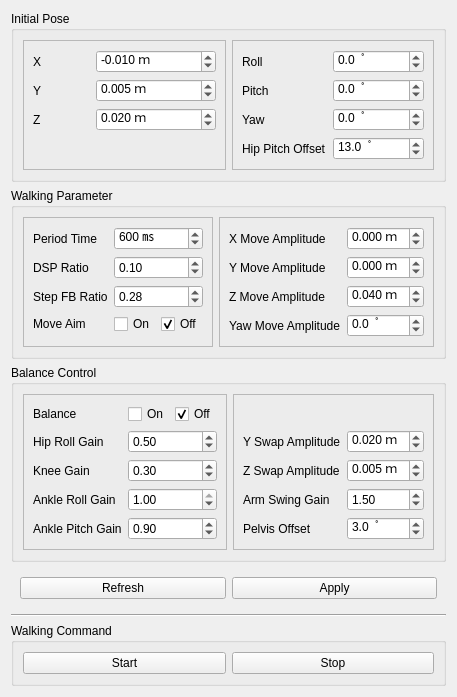
         <widget class="QWidget" name="tab_walking_module">
          <property name="enabled">
           <bool>true</bool>
          </property>
          <attribute name="title">
           <string>Walking</string>
          </attribute>
          <layout class="QVBoxLayout" name="verticalLayout_5">
           <item>
            <widget class="QGroupBox" name="groupBox_init_pose">
             <property name="title">
              <string>Initial Pose</string>
             </property>
             <layout class="QHBoxLayout" name="horizontalLayout_3">
              <item>
               <widget class="QFrame" name="frame_2">
                <property name="frameShape">
                 <enum>QFrame::StyledPanel</enum>
                </property>
                <property name="frameShadow">
                 <enum>QFrame::Raised</enum>
                </property>
                <layout class="QGridLayout" name="gridLayout_4">
                 <item row="2" column="1" colspan="2">
                  <widget class="QDoubleSpinBox" name="dSpinBox_init_offset_z">
                   <property name="suffix">
                    <string extracomment="m"> ｍ</string>
                   </property>
                   <property name="decimals">
                    <number>3</number>
                   </property>
                   <property name="minimum">
                    <double>-1.000000000000000</double>
                   </property>
                   <property name="maximum">
                    <double>1.000000000000000</double>
                   </property>
                   <property name="singleStep">
                    <double>0.001000000000000</double>
                   </property>
                   <property name="value">
                    <double>0.020000000000000</double>
                   </property>
                  </widget>
                 </item>
                 <item row="2" column="0">
                  <widget class="QLabel" name="label_13">
                   <property name="text">
                    <string>Z</string>
                   </property>
                  </widget>
                 </item>
                 <item row="0" column="1" colspan="2">
                  <widget class="QDoubleSpinBox" name="dSpinBox_init_offset_x">
                   <property name="suffix">
                    <string extracomment="m"> ｍ</string>
                   </property>
                   <property name="decimals">
                    <number>3</number>
                   </property>
                   <property name="minimum">
                    <double>-1.000000000000000</double>
                   </property>
                   <property name="maximum">
                    <double>1.000000000000000</double>
                   </property>
                   <property name="singleStep">
                    <double>0.001000000000000</double>
                   </property>
                   <property name="value">
                    <double>-0.010000000000000</double>
                   </property>
                  </widget>
                 </item>
                 <item row="1" column="1" colspan="2">
                  <widget class="QDoubleSpinBox" name="dSpinBox_init_offset_y">
                   <property name="suffix">
                    <string extracomment="m"> ｍ</string>
                   </property>
                   <property name="decimals">
                    <number>3</number>
                   </property>
                   <property name="minimum">
                    <double>-1.000000000000000</double>
                   </property>
                   <property name="maximum">
                    <double>1.000000000000000</double>
                   </property>
                   <property name="singleStep">
                    <double>0.001000000000000</double>
                   </property>
                   <property name="value">
                    <double>0.005000000000000</double>
                   </property>
                  </widget>
                 </item>
                 <item row="0" column="0">
                  <widget class="QLabel" name="label_11">
                   <property name="text">
                    <string>X</string>
                   </property>
                  </widget>
                 </item>
                 <item row="1" column="0">
                  <widget class="QLabel" name="label_12">
                   <property name="text">
                    <string>Y</string>
                   </property>
                  </widget>
                 </item>
                 <item row="3" column="0">
                  <widget class="QLabel" name="label_34">
                   <property name="text">
                    <string/>
                   </property>
                  </widget>
                 </item>
                </layout>
               </widget>
              </item>
              <item>
               <widget class="QFrame" name="frame">
                <property name="frameShape">
                 <enum>QFrame::StyledPanel</enum>
                </property>
                <property name="frameShadow">
                 <enum>QFrame::Raised</enum>
                </property>
                <layout class="QGridLayout" name="gridLayout_8">
                 <item row="0" column="1" colspan="2">
                  <widget class="QDoubleSpinBox" name="dSpinBox_init_offset_roll">
                   <property name="suffix">
                    <string>  ﾟ</string>
                   </property>
                   <property name="decimals">
                    <number>1</number>
                   </property>
                   <property name="minimum">
                    <double>-180.000000000000000</double>
                   </property>
                   <property name="maximum">
                    <double>180.000000000000000</double>
                   </property>
                  </widget>
                 </item>
                 <item row="1" column="1" colspan="2">
                  <widget class="QDoubleSpinBox" name="dSpinBox_init_offset_pitch">
                   <property name="suffix">
                    <string>  ﾟ</string>
                   </property>
                   <property name="decimals">
                    <number>1</number>
                   </property>
                   <property name="minimum">
                    <double>-180.000000000000000</double>
                   </property>
                   <property name="maximum">
                    <double>180.000000000000000</double>
                   </property>
                  </widget>
                 </item>
                 <item row="0" column="0">
                  <widget class="QLabel" name="label_10">
                   <property name="text">
                    <string>Roll</string>
                   </property>
                  </widget>
                 </item>
                 <item row="2" column="0">
                  <widget class="QLabel" name="label_15">
                   <property name="text">
                    <string>Yaw</string>
                   </property>
                  </widget>
                 </item>
                 <item row="1" column="0">
                  <widget class="QLabel" name="label_14">
                   <property name="text">
                    <string>Pitch</string>
                   </property>
                  </widget>
                 </item>
                 <item row="2" column="1" colspan="2">
                  <widget class="QDoubleSpinBox" name="dSpinBox_init_offset_yaw">
                   <property name="suffix">
                    <string>  ﾟ</string>
                   </property>
                   <property name="decimals">
                    <number>1</number>
                   </property>
                   <property name="minimum">
                    <double>-180.000000000000000</double>
                   </property>
                   <property name="maximum">
                    <double>180.000000000000000</double>
                   </property>
                  </widget>
                 </item>
                 <item row="3" column="0">
                  <widget class="QLabel" name="label_33">
                   <property name="text">
                    <string>Hip Pitch Offset</string>
                   </property>
                  </widget>
                 </item>
                 <item row="3" column="1" colspan="2">
                  <widget class="QDoubleSpinBox" name="dSpinBox_hip_pitch_offset">
                   <property name="suffix">
                    <string>  ﾟ</string>
                   </property>
                   <property name="decimals">
                    <number>1</number>
                   </property>
                   <property name="minimum">
                    <double>-180.000000000000000</double>
                   </property>
                   <property name="maximum">
                    <double>180.000000000000000</double>
                   </property>
                   <property name="value">
                    <double>13.000000000000000</double>
                   </property>
                  </widget>
                 </item>
                </layout>
               </widget>
              </item>
             </layout>
            </widget>
           </item>
           <item>
            <widget class="QGroupBox" name="groupBox_walking_param">
             <property name="title">
              <string>Walking Parameter</string>
             </property>
             <layout class="QHBoxLayout" name="horizontalLayout_4">
              <item>
               <widget class="QFrame" name="frame_3">
                <property name="frameShape">
                 <enum>QFrame::StyledPanel</enum>
                </property>
                <property name="frameShadow">
                 <enum>QFrame::Raised</enum>
                </property>
                <layout class="QGridLayout" name="gridLayout_9">
                 <item row="0" column="0">
                  <widget class="QLabel" name="label_16">
                   <property name="text">
                    <string>Period Time</string>
                   </property>
                  </widget>
                 </item>
                 <item row="1" column="0">
                  <widget class="QLabel" name="label_18">
                   <property name="text">
                    <string>DSP Ratio</string>
                   </property>
                  </widget>
                 </item>
                 <item row="2" column="0">
                  <widget class="QLabel" name="label_19">
                   <property name="text">
                    <string>Step FB Ratio</string>
                   </property>
                  </widget>
                 </item>
                 <item row="3" column="0">
                  <widget class="QLabel" name="label_23">
                   <property name="text">
                    <string>Move Aim</string>
                   </property>
                  </widget>
                 </item>
                 <item row="3" column="1">
                  <widget class="QCheckBox" name="checkBox_move_aim_on">
                   <property name="text">
                    <string>On</string>
                   </property>
                   <attribute name="buttonGroup">
                    <string notr="true">buttonGroup_move_aim_on</string>
                   </attribute>
                  </widget>
                 </item>
                 <item row="3" column="2">
                  <widget class="QCheckBox" name="checkBox_move_aim_off">
                   <property name="text">
                    <string>Off</string>
                   </property>
                   <property name="checked">
                    <bool>true</bool>
                   </property>
                   <attribute name="buttonGroup">
                    <string notr="true">buttonGroup_move_aim_on</string>
                   </attribute>
                  </widget>
                 </item>
                 <item row="2" column="1" colspan="2">
                  <widget class="QDoubleSpinBox" name="dSpinBox_step_fb_ratio">
                   <property name="maximum">
                    <double>1.000000000000000</double>
                   </property>
                   <property name="singleStep">
                    <double>0.100000000000000</double>
                   </property>
                   <property name="value">
                    <double>0.280000000000000</double>
                   </property>
                  </widget>
                 </item>
                 <item row="1" column="1" colspan="2">
                  <widget class="QDoubleSpinBox" name="dSpinBox_dsp_ratio">
                   <property name="maximum">
                    <double>1.000000000000000</double>
                   </property>
                   <property name="singleStep">
                    <double>0.100000000000000</double>
                   </property>
                   <property name="value">
                    <double>0.100000000000000</double>
                   </property>
                  </widget>
                 </item>
                 <item row="0" column="1" colspan="2">
                  <widget class="QDoubleSpinBox" name="dSpinBox_period_time">
                   <property name="suffix">
                    <string> ㎳</string>
                   </property>
                   <property name="decimals">
                    <number>0</number>
                   </property>
                   <property name="maximum">
                    <double>5000.000000000000000</double>
                   </property>
                   <property name="singleStep">
                    <double>10.000000000000000</double>
                   </property>
                   <property name="value">
                    <double>600.000000000000000</double>
                   </property>
                  </widget>
                 </item>
                </layout>
               </widget>
              </item>
              <item>
               <widget class="QFrame" name="frame_4">
                <property name="frameShape">
                 <enum>QFrame::StyledPanel</enum>
                </property>
                <property name="frameShadow">
                 <enum>QFrame::Raised</enum>
                </property>
                <layout class="QGridLayout" name="gridLayout_10">
                 <item row="0" column="0">
                  <widget class="QLabel" name="label_17">
                   <property name="text">
                    <string>X Move Amplitude</string>
                   </property>
                  </widget>
                 </item>
                 <item row="2" column="0">
                  <widget class="QLabel" name="label_21">
                   <property name="text">
                    <string>Z Move Amplitude</string>
                   </property>
                  </widget>
                 </item>
                 <item row="1" column="0">
                  <widget class="QLabel" name="label_20">
                   <property name="text">
                    <string>Y Move Amplitude</string>
                   </property>
                  </widget>
                 </item>
                 <item row="0" column="1">
                  <widget class="QDoubleSpinBox" name="dSpinBox_x_move_amplitude">
                   <property name="suffix">
                    <string> ｍ</string>
                   </property>
                   <property name="decimals">
                    <number>3</number>
                   </property>
                   <property name="minimum">
                    <double>-1.000000000000000</double>
                   </property>
                   <property name="maximum">
                    <double>1.000000000000000</double>
                   </property>
                   <property name="singleStep">
                    <double>0.001000000000000</double>
                   </property>
                  </widget>
                 </item>
                 <item row="3" column="0">
                  <widget class="QLabel" name="label_22">
                   <property name="text">
                    <string>Yaw Move Amplitude</string>
                   </property>
                  </widget>
                 </item>
                 <item row="1" column="1">
                  <widget class="QDoubleSpinBox" name="dSpinBox_y_move_amplitude">
                   <property name="suffix">
                    <string> ｍ</string>
                   </property>
                   <property name="decimals">
                    <number>3</number>
                   </property>
                   <property name="minimum">
                    <double>-1.000000000000000</double>
                   </property>
                   <property name="maximum">
                    <double>1.000000000000000</double>
                   </property>
                   <property name="singleStep">
                    <double>0.001000000000000</double>
                   </property>
                  </widget>
                 </item>
                 <item row="2" column="1">
                  <widget class="QDoubleSpinBox" name="dSpinBox_z_move_amplitude">
                   <property name="suffix">
                    <string> ｍ</string>
                   </property>
                   <property name="decimals">
                    <number>3</number>
                   </property>
                   <property name="minimum">
                    <double>-1.000000000000000</double>
                   </property>
                   <property name="maximum">
                    <double>1.000000000000000</double>
                   </property>
                   <property name="singleStep">
                    <double>0.001000000000000</double>
                   </property>
                   <property name="value">
                    <double>0.040000000000000</double>
                   </property>
                  </widget>
                 </item>
                 <item row="3" column="1">
                  <widget class="QDoubleSpinBox" name="dSpinBox_a_move_amplitude">
                   <property name="suffix">
                    <string>  ﾟ</string>
                   </property>
                   <property name="decimals">
                    <number>1</number>
                   </property>
                   <property name="minimum">
                    <double>-180.000000000000000</double>
                   </property>
                   <property name="maximum">
                    <double>180.000000000000000</double>
                   </property>
                  </widget>
                 </item>
                </layout>
               </widget>
              </item>
             </layout>
            </widget>
           </item>
           <item>
            <widget class="QGroupBox" name="groupBox_balance_control">
             <property name="title">
              <string>Balance Control</string>
             </property>
             <layout class="QGridLayout" name="gridLayout_12">
              <item row="0" column="0">
               <widget class="QFrame" name="frame_5">
                <property name="frameShape">
                 <enum>QFrame::StyledPanel</enum>
                </property>
                <property name="frameShadow">
                 <enum>QFrame::Raised</enum>
                </property>
                <layout class="QGridLayout" name="gridLayout_11">
                 <item row="1" column="0">
                  <widget class="QLabel" name="label_24">
                   <property name="text">
                    <string>Hip Roll Gain</string>
                   </property>
                  </widget>
                 </item>
                 <item row="0" column="1">
                  <widget class="QCheckBox" name="checkBox_balance_on">
                   <property name="text">
                    <string>On</string>
                   </property>
                   <attribute name="buttonGroup">
                    <string notr="true">buttonGroup_balance</string>
                   </attribute>
                  </widget>
                 </item>
                 <item row="0" column="0">
                  <widget class="QLabel" name="label_26">
                   <property name="text">
                    <string>Balance</string>
                   </property>
                  </widget>
                 </item>
                 <item row="0" column="2">
                  <widget class="QCheckBox" name="checkBox_balance_off">
                   <property name="text">
                    <string>Off</string>
                   </property>
                   <property name="checked">
                    <bool>true</bool>
                   </property>
                   <attribute name="buttonGroup">
                    <string notr="true">buttonGroup_balance</string>
                   </attribute>
                  </widget>
                 </item>
                 <item row="2" column="0">
                  <widget class="QLabel" name="label_25">
                   <property name="text">
                    <string>Knee Gain</string>
                   </property>
                  </widget>
                 </item>
                 <item row="3" column="0">
                  <widget class="QLabel" name="label_27">
                   <property name="text">
                    <string>Ankle Roll Gain</string>
                   </property>
                  </widget>
                 </item>
                 <item row="4" column="0">
                  <widget class="QLabel" name="label_28">
                   <property name="text">
                    <string>Ankle Pitch Gain</string>
                   </property>
                  </widget>
                 </item>
                 <item row="1" column="1" colspan="2">
                  <widget class="QDoubleSpinBox" name="dSpinBox_hip_roll_gain">
                   <property name="maximum">
                    <double>1.000000000000000</double>
                   </property>
                   <property name="singleStep">
                    <double>0.100000000000000</double>
                   </property>
                   <property name="value">
                    <double>0.500000000000000</double>
                   </property>
                  </widget>
                 </item>
                 <item row="2" column="1" colspan="2">
                  <widget class="QDoubleSpinBox" name="dSpinBox_knee_gain">
                   <property name="maximum">
                    <double>1.000000000000000</double>
                   </property>
                   <property name="singleStep">
                    <double>0.100000000000000</double>
                   </property>
                   <property name="value">
                    <double>0.300000000000000</double>
                   </property>
                  </widget>
                 </item>
                 <item row="3" column="1" colspan="2">
                  <widget class="QDoubleSpinBox" name="dSpinBox_ankle_roll_gain">
                   <property name="maximum">
                    <double>1.000000000000000</double>
                   </property>
                   <property name="singleStep">
                    <double>0.100000000000000</double>
                   </property>
                   <property name="value">
                    <double>1.000000000000000</double>
                   </property>
                  </widget>
                 </item>
                 <item row="4" column="1" colspan="2">
                  <widget class="QDoubleSpinBox" name="dSpinBox_ankle_pitch_gain">
                   <property name="maximum">
                    <double>1.000000000000000</double>
                   </property>
                   <property name="singleStep">
                    <double>0.100000000000000</double>
                   </property>
                   <property name="value">
                    <double>0.900000000000000</double>
                   </property>
                  </widget>
                 </item>
                </layout>
               </widget>
              </item>
              <item row="0" column="1">
               <widget class="QFrame" name="frame_6">
                <property name="frameShape">
                 <enum>QFrame::StyledPanel</enum>
                </property>
                <property name="frameShadow">
                 <enum>QFrame::Raised</enum>
                </property>
                <layout class="QGridLayout" name="gridLayout_13">
                 <item row="3" column="0">
                  <widget class="QLabel" name="label_31">
                   <property name="text">
                    <string>Arm Swing Gain</string>
                   </property>
                  </widget>
                 </item>
                 <item row="4" column="0">
                  <widget class="QLabel" name="label_32">
                   <property name="text">
                    <string>Pelvis Offset</string>
                   </property>
                  </widget>
                 </item>
                 <item row="1" column="0">
                  <widget class="QLabel" name="label_29">
                   <property name="text">
                    <string>Y Swap Amplitude</string>
                   </property>
                  </widget>
                 </item>
                 <item row="2" column="1">
                  <widget class="QDoubleSpinBox" name="dSpinBox_z_swap_amplitude">
                   <property name="suffix">
                    <string> ｍ</string>
                   </property>
                   <property name="decimals">
                    <number>3</number>
                   </property>
                   <property name="minimum">
                    <double>-1.000000000000000</double>
                   </property>
                   <property name="maximum">
                    <double>1.000000000000000</double>
                   </property>
                   <property name="singleStep">
                    <double>0.001000000000000</double>
                   </property>
                   <property name="value">
                    <double>0.005000000000000</double>
                   </property>
                  </widget>
                 </item>
                 <item row="3" column="1">
                  <widget class="QDoubleSpinBox" name="dSpinBox_arm_swing_gain">
                   <property name="maximum">
                    <double>2.000000000000000</double>
                   </property>
                   <property name="singleStep">
                    <double>0.100000000000000</double>
                   </property>
                   <property name="value">
                    <double>1.500000000000000</double>
                   </property>
                  </widget>
                 </item>
                 <item row="2" column="0">
                  <widget class="QLabel" name="label_30">
                   <property name="text">
                    <string>Z Swap Amplitude</string>
                   </property>
                  </widget>
                 </item>
                 <item row="1" column="1">
                  <widget class="QDoubleSpinBox" name="dSpinBox_y_swap_amplitude">
                   <property name="suffix">
                    <string> ｍ</string>
                   </property>
                   <property name="decimals">
                    <number>3</number>
                   </property>
                   <property name="minimum">
                    <double>-1.000000000000000</double>
                   </property>
                   <property name="maximum">
                    <double>1.000000000000000</double>
                   </property>
                   <property name="singleStep">
                    <double>0.001000000000000</double>
                   </property>
                   <property name="value">
                    <double>0.020000000000000</double>
                   </property>
                  </widget>
                 </item>
                 <item row="4" column="1">
                  <widget class="QDoubleSpinBox" name="dSpinBox_pelvis_offset">
                   <property name="suffix">
                    <string>  ﾟ</string>
                   </property>
                   <property name="decimals">
                    <number>1</number>
                   </property>
                   <property name="minimum">
                    <double>-180.000000000000000</double>
                   </property>
                   <property name="maximum">
                    <double>180.000000000000000</double>
                   </property>
                   <property name="value">
                    <double>3.000000000000000</double>
                   </property>
                  </widget>
                 </item>
                 <item row="0" column="0">
                  <widget class="QLabel" name="label_35">
                   <property name="text">
                    <string/>
                   </property>
                  </widget>
                 </item>
                </layout>
               </widget>
              </item>
             </layout>
            </widget>
           </item>
           <item>
            <widget class="QWidget" name="widget" native="true">
             <layout class="QHBoxLayout" name="horizontalLayout_7">
              <item>
               <widget class="QPushButton" name="button_param_refresh">
                <property name="text">
                 <string>Refresh</string>
                </property>
               </widget>
              </item>
              <item>
               <widget class="QPushButton" name="button_param_apply">
                <property name="text">
                 <string>Apply</string>
                </property>
               </widget>
              </item>
             </layout>
            </widget>
           </item>
           <item>
            <widget class="Line" name="line_5">
             <property name="orientation">
              <enum>Qt::Horizontal</enum>
             </property>
            </widget>
           </item>
           <item>
            <widget class="QGroupBox" name="groupBox_walking_command">
             <property name="title">
              <string>Walking Command</string>
             </property>
             <layout class="QHBoxLayout" name="horizontalLayout">
              <item>
               <widget class="QPushButton" name="button_walking_start">
                <property name="text">
                 <string>Start</string>
                </property>
               </widget>
              </item>
              <item>
               <widget class="QPushButton" name="button_walking_stop">
                <property name="text">
                 <string>Stop</string>
                </property>
               </widget>
              </item>
             </layout>
            </widget>
           </item>
          </layout>
         </widget>
